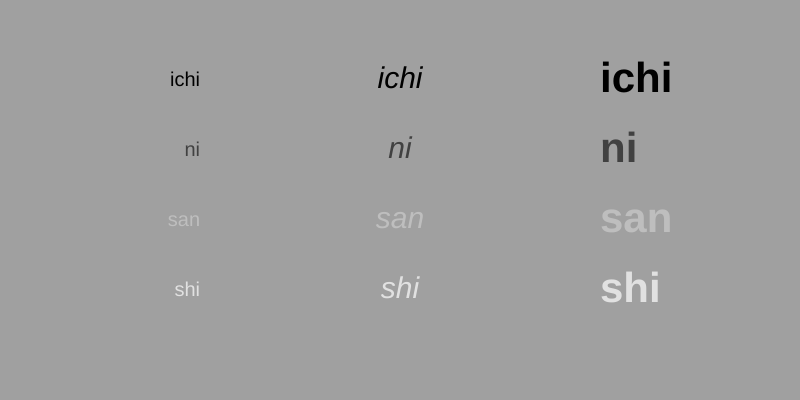
Frame 1 (no input)
Frame 60 (no input): identical to frame 1, image omitted
Frame 120 (the mouse pressed at the canvas centre since frame 60): identical to frame 1, image omitted

The p5.js sketch that drew this single still picture (run headless with seeded random() and noise() and a simulated clock; from frame 60 on, the mouse is pressed at the canvas centre):

// p5.js sketch
// ── sketch.js
function setup() {
  createCanvas(800,400);
  textAlign(CENTER,CENTER);
}

function draw() {
  background(160);
  
  textSize(20);
  textAlign(RIGHT);
  textStyle(NORMAL);
  drawWords(width*0.25);
  
  textSize(30);
  textAlign(CENTER);
  textStyle(ITALIC);
  drawWords(width*0.5);
  
  textSize(42);
  textAlign(LEFT);
  textStyle(BOLD);
  textLeading(50);
  drawWords(width*0.75);
  
}
function drawWords(x){
  fill(0);
  text("ichi",x,80);
  
  fill(65);
  text("ni",x,150);
  
  fill(190);
  text("san",x,220);
  
  fill(225);
  text("shi",x,290);
}
